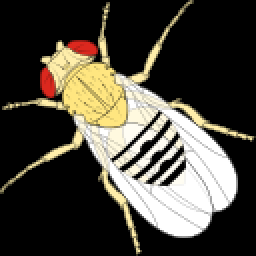
%> input picture MatlabDemos/fly.png, 128 x 128 px (shown 2 times larger)
$ octave exploreMatrixElements.m   (GNU Octave 9; MATLAB toolbox functions it lacks are replaced by stand-ins)
%> lines starting %> are read from the running program, lines starting %| are printed output that depends on the picture
clear all;

% This script can aid in the understanding of the STC matrix format. The
% script will generate random stimuli with 8 spatial dimensions. The script
% will then simulate a model cell which responds to a pair of stimuli, as
% chosen by the variable "spatialCorrelation". The Volterra kernel which is
% encoded has 128 time lags and the weights resemble a fly when viewed in
% the standard format. The fly image is only 64 time lags across, but it
% the starting position can be shifted using the "startingTimelags"
% variable.

spatialCorrelation = [1 1];
startingTimelags = [40 10];

inputs = randn(2^14,8,'single');
% Load the image, roatate it, and scale it between -1 and 1
image = single(rot90(imresize(imread('fly.png'),0.5),2))*(2/255) - 1;
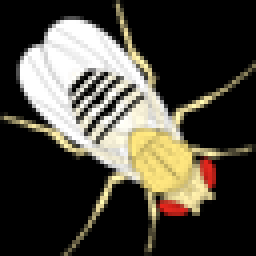
%> image: size 64x64x3 single (shown 4 times larger); mean R, G, B -0.427, -0.459, -0.534; drawn with min black and max white
% Convert the image from color to greyscale using the NTSC standard weights
image = .299*image(:,:,1)+.587*image(:,:,2)+.114*image(:,:,3);
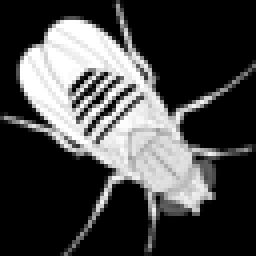
%> image: size 64x64 single (shown 4 times larger); min -1, max 1, mean -0.458; drawn with min black and max white

imageEmbedded = single(zeros(128));
stl = startingTimelags;
imageEmbedded(stl(1):stl(1)+63,stl(2):stl(2)+63) = image;
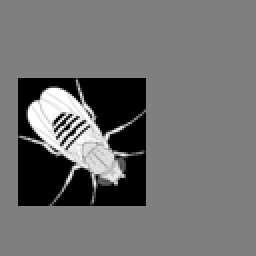
%> imageEmbedded: size 128x128 single (shown 2 times larger); min -1, max 1, mean -0.114; drawn with min black and max white

response(length(inputs),1) = single(0);
for ii = 128:length(inputs)
    inputASnip = inputs(ii-127:ii,spatialCorrelation(1));
    inputBSnip = inputs(ii-127:ii,spatialCorrelation(2));
    corrMatrix = inputASnip*inputBSnip';
    response(ii) = dot(corrMatrix(:),imageEmbedded(:));
end

%> (the run ends here)
